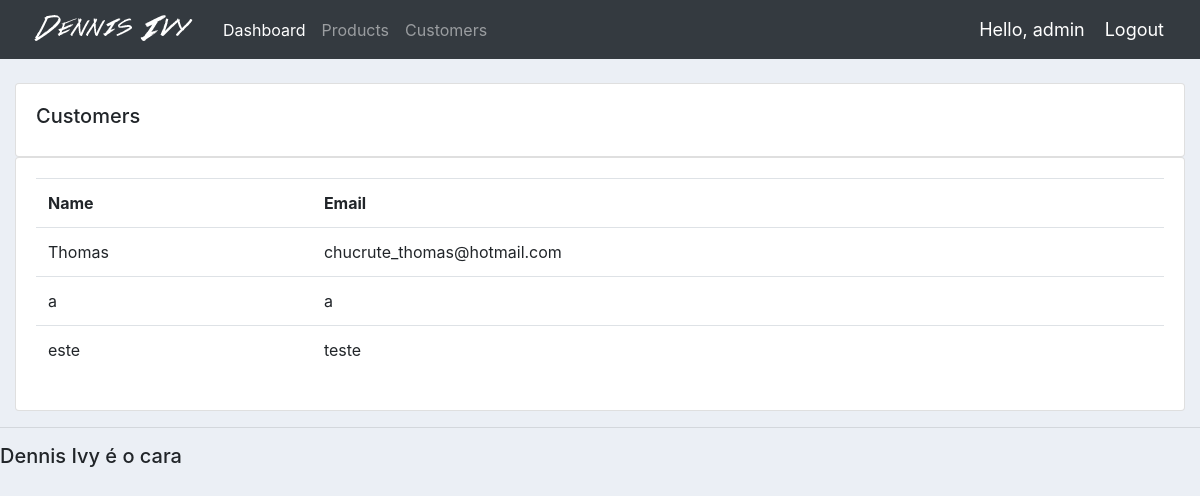
The page /customers/ (signed in) on the database its author committed.
### accounts/models.py (models this page shows, shortened)
class Customer(models.Model):
	name = models.CharField(max_length=200, default=None)
	email = models.CharField(max_length=200, null=True)
	date_created = models.DateTimeField(auto_now_add=True, null=True)

### accounts/views.py (the view)
# urls.py: path('customers/', views.customers, name='customers'),
@login_required(login_url='login')
def customers(request):
	customers = Customer.objects.all()
	return render(request,'accounts/customers.html',{'customers':customers})

### accounts/templates/accounts/customers.html
{%  extends 'accounts/main.html' %}
{% block content %}
		<br>
		<div class="row">
			<div class="col-md">
				<div class="card card-body">
					<h5>Customers</h5>
				</div>
				<div class="card card-body">
					<table class="table">
						<tr>
							<th>Name</th>
							<th>Email</th>
						</tr>
						{% for i in customers %}
							<tr>
								<td>{{i.name}}</td>
								<td>{{i.email}}</td>
							</tr>
						{% endfor %}
					</table>
				</div>
			</div>
		</div>
{% endblock content %}

### accounts/templates/accounts/navbar.html (shortened to what this page needs)
{% load static %}
<nav class="navbar navbar-expand-lg navbar-dark bg-dark">
 <img src="{% static 'images/logo.png' %}">
  <div class="collapse navbar-collapse" id="navbarNav">
    <ul class="navbar-nav">
      <li class="nav-item active">
        <a class="nav-link" href="{% url 'home' %}">Dashboard</a>
      </li>
      <li class="nav-item">
        <a class="nav-link" href="{% url 'products' %}">Products</a>
      </li>
      <li class="nav-item">
        <a class ="nav-link" href="{% url 'customers' %}">Customers</a>
      </li>
    </ul>
  </div>
  <span class="hello-msg">Hello, {{request.user}}</span>
  <span ><a  class="hello-msg" href="{% url 'logout' %}">Logout</a></span>
</nav>

### accounts/static/css/main.css (style rules this page uses)
body { background-color: #ebeff5; }

### accounts/templates/accounts/navbar.html (style rules this page uses)
.hello-msg { font-size: 18px; color: #fff; margin-right: 20px; }

### rows shown on the page
Customer: name "Thomas", email "chucrute_thomas@hotmail.com"
Customer: name "a", email "a"
Customer: name "este", email "teste"

### other values the page prints
{{ request.user }} "admin"
